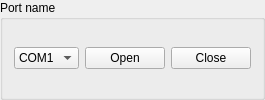
       <widget class="QGroupBox" name="port_name_group">
        <property name="title">
         <string>Port name</string>
        </property>
        <layout class="QHBoxLayout" name="port_name_layout">
         <item>
          <widget class="QComboBox" name="com_port_combo">
           <item>
            <property name="text">
             <string>COM1</string>
            </property>
           </item>
           <item>
            <property name="text">
             <string>COM2</string>
            </property>
           </item>
           <item>
            <property name="text">
             <string>COM3</string>
            </property>
           </item>
           <item>
            <property name="text">
             <string>COM4</string>
            </property>
           </item>
           <item>
            <property name="text">
             <string>COM5</string>
            </property>
           </item>
           <item>
            <property name="text">
             <string>COM6</string>
            </property>
           </item>
           <item>
            <property name="text">
             <string>COM7</string>
            </property>
           </item>
           <item>
            <property name="text">
             <string>COM8</string>
            </property>
           </item>
          </widget>
         </item>
         <item>
          <widget class="QPushButton" name="open_button">
           <property name="text">
            <string>Open</string>
           </property>
          </widget>
         </item>
         <item>
          <widget class="QPushButton" name="close_button">
           <property name="text">
            <string>Close</string>
           </property>
          </widget>
         </item>
        </layout>
       </widget>
